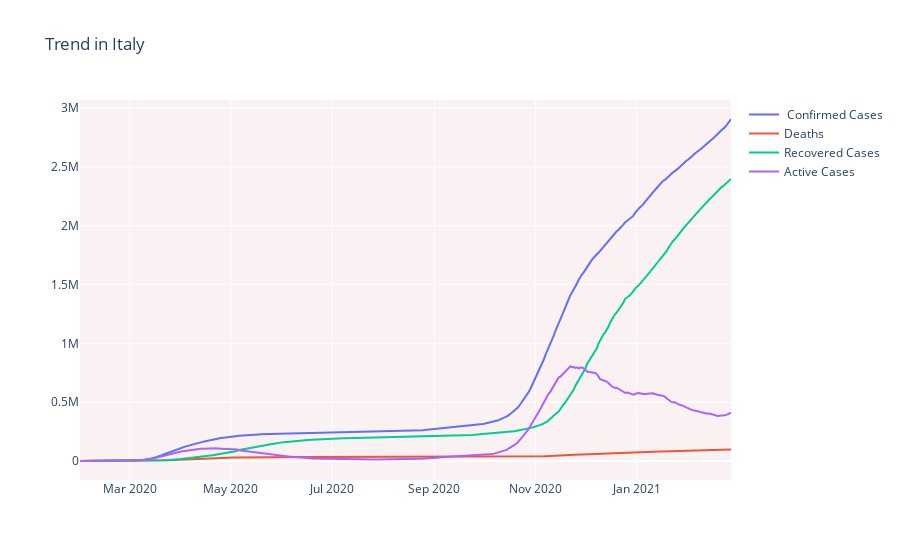

The cell this chart's notebook holds for it:
### Markdown cell above
1. Confirmed Cases
* COVID-19 cases in Italy increased slowly during the first half of 2020 but surged rapidly starting from October 2020, surpassing 2 million cases by early 2021.

2. Deaths 
* The graph indicates a sharp rise in COVID-19-related deaths in Italy around March–May 2020, followed by a relatively stable phase during the summer.
* However, from October 2020 onwards, there was another significant spike, with total deaths approaching 100,000 by early 2021.

3. Recovered Cases
* The chart shows a gradual increase in recovered cases from March to around October 2020.
* A significant surge in recoveries began around November 2020, continuing into early 2021, reaching over 2.4 million by that time.
* May be due to improved treatment protocols and healthcare response over time.

4. Active Cases
* There was a sharp increase starting around October 2020, peaking in November 2020.
* After the peak, active cases declined gradually in early 2021, thanks to strict lockdowns and recoveries.

### Code cell
#Visualizing Cumaltive trends
fig = go.Figure()
fig.add_trace(go.Scatter(x=df_italy['ObservationDate'], y=df_italy['Confirmed'],
                    mode='lines',name=' Confirmed Cases'))
fig.add_trace(go.Scatter(x=df_italy['ObservationDate'], y=df_italy['Deaths'], 
                mode='lines',name='Deaths'))
fig.add_trace(go.Scatter(x=df_italy['ObservationDate'], y=df_italy['Recovered'], 
                mode='lines',name='Recovered Cases'))
fig.add_trace(go.Scatter(x=df_italy['ObservationDate'], y=df_italy['ActiveCases'], 
                mode='lines',name='Active Cases'))

        
    
fig.update_layout(title_text='Trend in Italy',plot_bgcolor='rgb(250, 242, 242)')

fig.show()

### Figure 1 — Plotly figure (JSON) as saved in the notebook; plotly's stock layout.template omitted (floating-point values rounded to 4 significant figures; data arrays with more than 128 entries replaced by an {"elided": "..."} marker saying what was removed)
{"data": [{"mode": "lines", "name": " Confirmed Cases", "type": "scatter", "x": {"elided": "394 str values"}, "y": {"elided": "394 int values"}}, {"mode": "lines", "name": "Deaths", "type": "scatter", "x": {"elided": "394 str values"}, "y": {"elided": "394 int values"}}, {"mode": "lines", "name": "Recovered Cases", "type": "scatter", "x": {"elided": "394 str values"}, "y": {"elided": "394 int values"}}, {"mode": "lines", "name": "Active Cases", "type": "scatter", "x": {"elided": "394 str values"}, "y": {"elided": "394 int values"}}], "layout": {"plot_bgcolor": "rgb(250, 242, 242)", "title": {"text": "Trend in Italy"}}}
